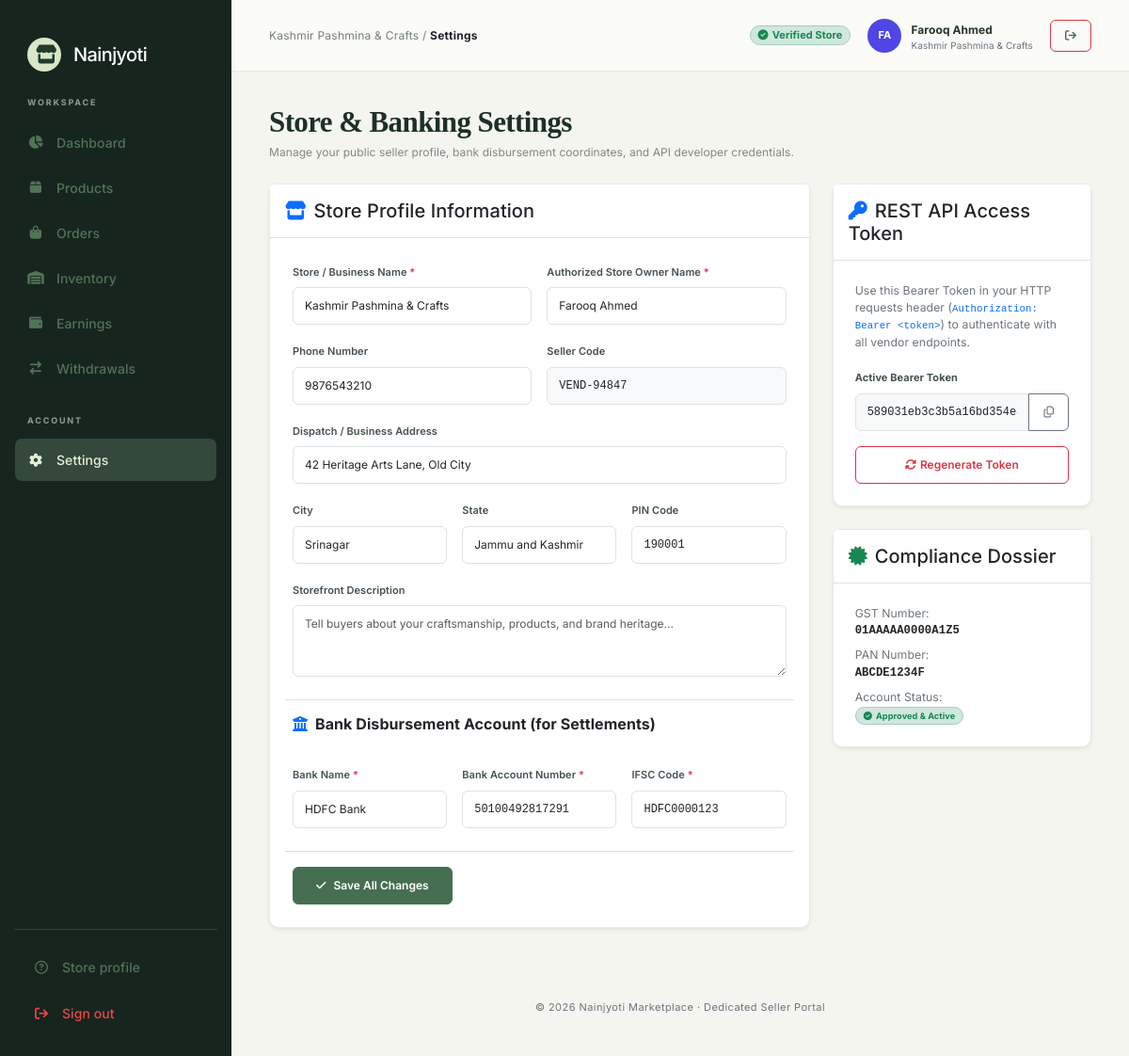
Page /vendor-dashboard/settings/ on the earlier database version.
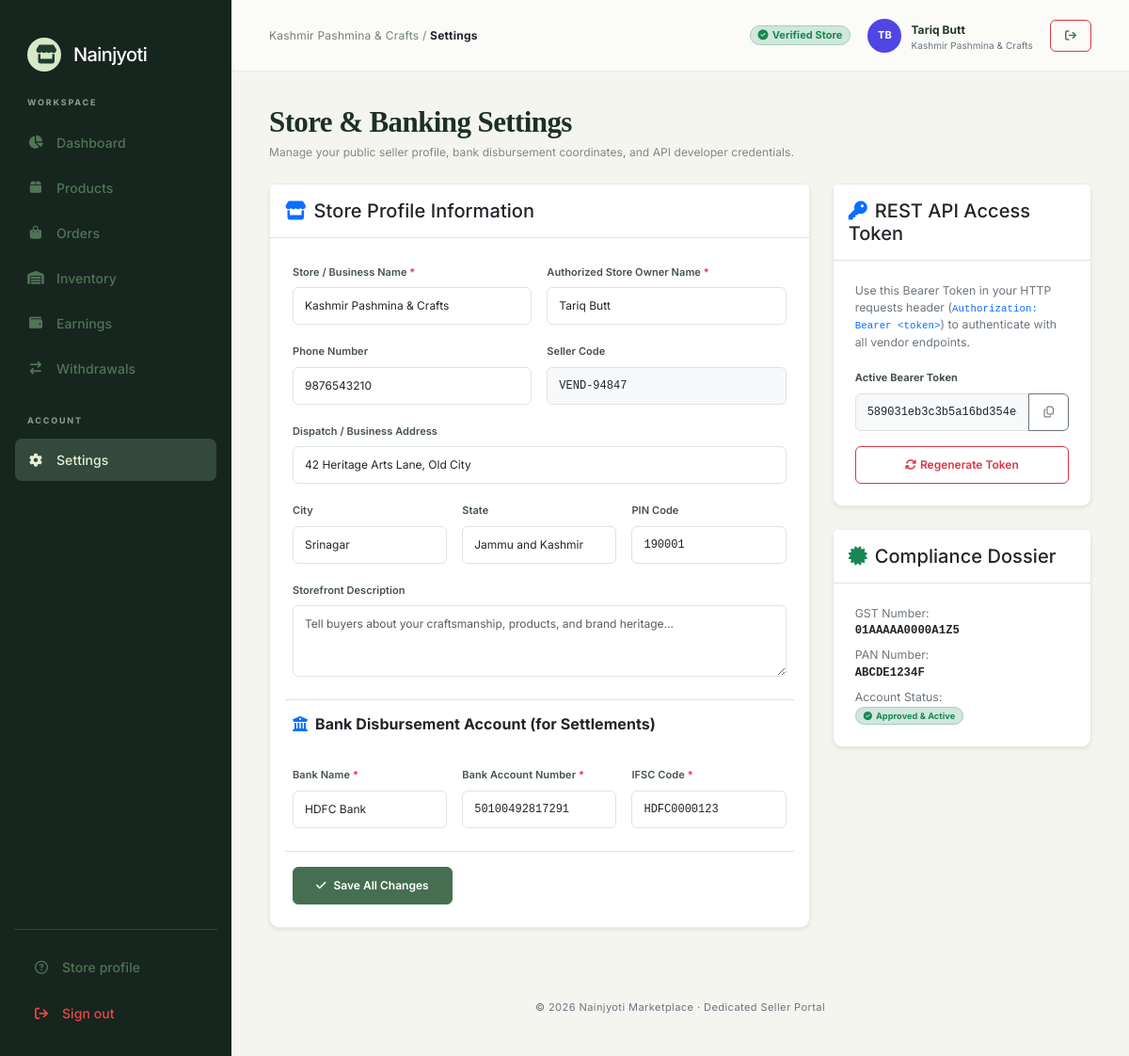
Same page on the later database version.
### nainjyoti/models.py (models this page shows, shortened)
class VendorProfile(models.Model):
    STATUS_CHOICES = [
        ('PENDING', 'Pending Approval'),
        ('APPROVED', 'Approved'),
        ('REJECTED', 'Rejected'),
    ]
    user = models.OneToOneField(User, on_delete=models.CASCADE, related_name='vendor_profile')
    vendor_code = models.CharField(max_length=20, unique=True, blank=True)
    business_name = models.CharField(max_length=200)
    owner_name = models.CharField(max_length=150)
    phone = models.CharField(max_length=20)
    business_type = models.CharField(max_length=100, default='Retailer')
    category = models.CharField(max_length=100, default='General Merchandise')
    gst_number = models.CharField(max_length=30, blank=True)
    pan_number = models.CharField(max_length=20, blank=True)
    bank_name = models.CharField(max_length=100, blank=True)
    account_number = models.CharField(max_length=50, blank=True)
    ifsc_code = models.CharField(max_length=20, blank=True)
    address = models.TextField(blank=True)
    city = models.CharField(max_length=100, blank=True)
    state = models.CharField(max_length=100, blank=True)
    pincode = models.CharField(max_length=20, blank=True)
    gst_document = models.FileField(upload_to='vendor_documents/gst/', blank=True, null=True)
    pan_document = models.FileField(upload_to='vendor_documents/pan/', blank=True, null=True)
    id_proof = models.FileField(upload_to='vendor_documents/id_proof/', blank=True, null=True)
    store_description = models.TextField(blank=True)
    store_logo = models.ImageField(upload_to='vendor_documents/logos/', blank=True, null=True)
    store_banner = models.ImageField(upload_to='vendor_documents/banners/', blank=True, null=True)
    support_email = models.EmailField(blank=True, null=True)
    status = models.CharField(max_length=20, choices=STATUS_CHOICES, default='PENDING')
    rejection_reason = models.TextField(blank=True)
    auth_token = models.CharField(max_length=64, unique=True, blank=True, null=True, db_index=True)
    created_at = models.DateTimeField(auto_now_add=True)
    updated_at = models.DateTimeField(auto_now=True)
    class Meta:
        ordering = ['-created_at']
    @property
    def initials(self):
        name = self.owner_name or self.business_name or "Seller"
        parts = name.strip().split()
        if len(parts) >= 2:
            return f"{parts[0][0]}{parts[1][0]}".upper()
        return name[:2].upper()

### nainjyoti/vendor_views.py (the view, shortened to what this page needs)
# urls.py: path('vendor-dashboard/settings/', vendor_views.vendor_settings, name='vendor_settings'),
def vendor_settings(request):
    vendor = _get_dashboard_vendor(request)
    if not vendor:
        return redirect("login")
    return render(request, "vendor/settings.html", {'vendor': vendor})

### nainjyoti/vendor_views.py (called while the page is built)
def _get_dashboard_vendor(request):
    if hasattr(request, "user") and request.user.is_authenticated and hasattr(request.user, "vendor_profile"):
        if request.user.vendor_profile.status == "APPROVED":
            return request.user.vendor_profile
    target = VendorProfile.objects.filter(user__username='merchant@crafts.in').first()
    if target:
        return target
    return VendorProfile.objects.filter(status="APPROVED").first()

### templates/vendor/settings.html (shortened to what the changed rows need)
{% extends "vendor/base.html" %}
{% load static %}
{% block breadcrumb %}Settings{% endblock %}
{% block page_css %}
    <link href="{% static 'vendor/css/settings.css' %}" rel="stylesheet">
{% endblock %}
{% block vendor_content %}
    <div class="page-head mb-4">
        <div>
            <h1>Store &amp; Banking Settings</h1>
        </div>
    </div>
    <div class="row g-4">
        <div class="col-lg-8">
            <section class="card shadow-sm mb-4">
                <div class="card-body p-4">
                    <form method="post">
                        <div class="row g-3">
                            <div class="col-md-6">
                                <label class="form-label fw-semibold" for="business_name">Store / Business Name <span class="text-danger">*</span></label>
                                <input class="form-control" id="business_name" name="business_name" required value="{{ vendor.business_name|default:'' }}">
                            </div>
                            <div class="col-md-6">
                                <label class="form-label fw-semibold" for="owner_name">Authorized Store Owner Name <span class="text-danger">*</span></label>
                                <input class="form-control" id="owner_name" name="owner_name" required value="{{ vendor.owner_name|default:'' }}">
                            </div>
                            <div class="col-md-6">
                                <label class="form-label fw-semibold" for="phone">Phone Number</label>
                                <input class="form-control" id="phone" name="phone" value="{{ vendor.phone|default:'' }}">
                            </div>
                            <div class="col-md-6">
                                <label class="form-label fw-semibold">Seller Code</label>
                                <input class="form-control font-monospace bg-light" readonly value="{{ vendor.vendor_code|default:'VND-ACTIVE' }}">
                            </div>
                            <div class="col-12">
                                <label class="form-label fw-semibold" for="address">Dispatch / Business Address</label>
                                <input class="form-control" id="address" name="address" value="{{ vendor.address|default:'' }}" placeholder="Street address or warehouse location">
                            </div>
                            <div class="col-md-4">
                                <label class="form-label fw-semibold" for="city">City</label>
                                <input class="form-control" id="city" name="city" value="{{ vendor.city|default:'' }}">
                            </div>
                            <div class="col-md-4">
                                <label class="form-label fw-semibold" for="state">State</label>
                                <input class="form-control" id="state" name="state" value="{{ vendor.state|default:'' }}">
                            </div>
                            <div class="col-md-4">
                                <label class="form-label fw-semibold" for="pincode">PIN Code</label>
                                <input class="form-control font-monospace" id="pincode" name="pincode" value="{{ vendor.pincode|default:'' }}">
                            </div>
                            <div class="col-md-4">
                                <label class="form-label fw-semibold" for="bank_name">Bank Name <span class="text-danger">*</span></label>
                                <input class="form-control" id="bank_name" name="bank_name" required value="{{ vendor.bank_name|default:'' }}" placeholder="e.g. HDFC Bank">
                            </div>
                            <div class="col-md-4">
                                <label class="form-label fw-semibold" for="account_number">Bank Account Number <span class="text-danger">*</span></label>
                                <input class="form-control font-monospace" id="account_number" name="account_number" required value="{{ vendor.account_number|default:'' }}">
                            </div>
                            <div class="col-md-4">
                                <label class="form-label fw-semibold" for="ifsc_code">IFSC Code <span class="text-danger">*</span></label>
                                <input class="form-control font-monospace text-uppercase" id="ifsc_code" name="ifsc_code" required value="{{ vendor.ifsc_code|default:'' }}">
                            </div>
                        </div>
                    </form>
                </div>
            </section>
        </div>
        <div class="col-lg-4">
            <div class="card shadow-sm mb-4">
                <div class="card-body">
                    <div class="mb-3">
                        <div class="input-group">
                            <input class="form-control font-monospace small bg-light" id="tokenField" readonly value="{{ vendor.auth_token|default:'None' }}">
                            <button class="btn btn-outline-secondary" type="button" onclick="copyToken()" title="Copy to clipboard">
                                <i class="fa-regular fa-copy" id="copyIcon"></i>
                            </button>
                        </div>
                    </div>
                </div>
            </div>
            <div class="card shadow-sm">
                <div class="card-body small">
                    <div class="mb-2">
                        <span class="text-secondary">GST Number:</span>
                        <strong class="font-monospace text-dark d-block">{{ vendor.gst_number|default:"22AAAAA0000A1Z5 (Exempt)" }}</strong>
                    </div>
                    <div class="mb-2">
                        <span class="text-secondary">PAN Number:</span>
                        <strong class="font-monospace text-dark d-block">{{ vendor.pan_number|default:"ABCDE1234F" }}</strong>
                    </div>
                </div>
            </div>
        </div>
    </div>
{% endblock %}

### templates/vendor/base.html (shortened to what this page needs)
{% extends "base.html" %}
{% load static %}
{% block extra_css %}
    <link href="{% static 'vendor/css/vendor-base.css' %}" rel="stylesheet">
    {% block page_css %}{% endblock %}
{% endblock %}
{% block layout %}
    <aside class="sidebar">
        <a class="brand text-white text-decoration-none" href="{% url 'vendor_dashboard' %}">
            <span class="brand-mark"><i class="fa-solid fa-store"></i></span>
            <span class="brand-name">Nainjyoti</span>
        </a>
        <div class="nav-label">Workspace</div>
        <a class="{% block nav_dashboard %}{% endblock %}" href="{% url 'vendor_dashboard' %}"><i class="fa-solid fa-chart-pie"></i><span>Dashboard</span></a>
        <a class="{% block nav_products %}{% endblock %}" href="{% url 'vendor_products' %}"><i class="fa-solid fa-box"></i><span>Products</span></a>
        <a class="{% block nav_orders %}{% endblock %}" href="{% url 'vendor_orders' %}"><i class="fa-solid fa-bag-shopping"></i><span>Orders</span></a>
        <a class="{% block nav_inventory %}{% endblock %}" href="{% url 'vendor_inventory' %}"><i class="fa-solid fa-warehouse"></i><span>Inventory</span></a>
        <a class="{% block nav_earnings %}{% endblock %}" href="{% url 'vendor_earnings' %}"><i class="fa-solid fa-wallet"></i><span>Earnings</span></a>
        <a class="{% block nav_withdrawals %}{% endblock %}" href="{% url 'vendor_withdrawals' %}"><i class="fa-solid fa-arrow-right-arrow-left"></i><span>Withdrawals</span></a>
        <div class="nav-label mt-3">Account</div>
        <a class="{% block nav_settings %}{% endblock %}" href="{% url 'vendor_settings' %}"><i class="fa-solid fa-gear"></i><span>Settings</span></a>
        <div class="side-bottom">
            <a href="{% url 'vendor_settings' %}"><i class="fa-regular fa-circle-question"></i><span>Store profile</span></a>
            <a href="{% url 'logout' %}" style="color:#ef4444;margin-top:4px;"><i class="fa-solid fa-arrow-right-from-bracket"></i><span>Sign out</span></a>
        </div>
    </aside>
    <div class="workspace">
        <header class="topbar">
            <div class="crumb">
                <span class="d-none d-sm-inline">{{ vendor.business_name|default:"Seller Console" }} / </span>
                <strong class="text-dark">{% block breadcrumb %}Dashboard{% endblock %}</strong>
            </div>
            <div class="profile-mini">
                <span class="badge bg-success-subtle text-success border border-success-subtle px-2 py-1 rounded-pill me-2 d-none d-md-inline-block" style="font-size:11px;">
                    <i class="fa-solid fa-circle-check me-1"></i>Verified Store
                </span>
                <div class="avatar" style="background:#4f46e5;color:#fff;font-weight:700;">{{ vendor.initials|default:"TB" }}</div>
                <div class="d-none d-md-block text-start">
                    <strong style="font-size:12px">{{ vendor.owner_name|default:vendor.business_name }}</strong>
                    <div class="text-secondary" style="font-size:10px">{{ vendor.business_name }}</div>
                </div>
                <a href="{% url 'logout' %}" class="btn btn-sm btn-outline-danger ms-2 d-none d-sm-inline-flex align-items-center" title="Sign out">
                    <i class="fa-solid fa-arrow-right-from-bracket"></i>
                </a>
            </div>
        </header>
        <main class="main">
            {% block vendor_content %}{% endblock %}
            <footer class="text-center text-secondary mt-4" style="font-size:11px">© 2026 Nainjyoti Marketplace · Dedicated Seller Portal</footer>
        </main>
    </div>
{% endblock %}

Differences in the rows shown:
changed VendorProfile "01AAAAA0000A1Z5": initials "FA" → "TB"; owner_name "Farooq Ahmed" → "Tariq Butt"
